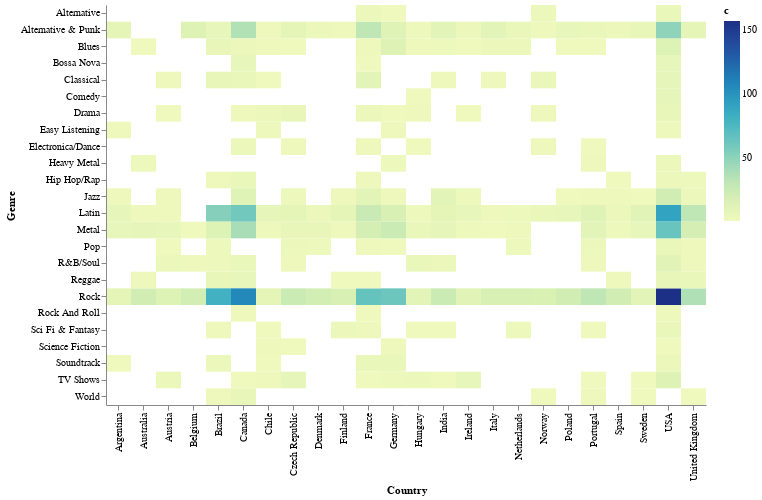

This figure's notebook cell:
### Markdown cell above
#### heatmap
Another example using heatmap to show which genre is most popular in each country.

### Code cell
%VEGA-LITE rect_category_heatmap.vl.json 
select i.BillingCountry as Country, g.name as Genre, count(1) as c
from invoice i 
    inner join InvoiceLine il on i.InvoiceId=il.InvoiceId 
    inner join track t on t.TrackId=il.TrackId 
    inner join genre g on g.GenreId=t.GenreId
group by 1,2

### Figure 1 — Vega-Lite specification as saved in the notebook (floating-point values rounded to 4 significant figures; data arrays with more than 128 entries replaced by an {"elided": "..."} marker saying what was removed)
{"$schema": "https://vega.github.io/schema/vega-lite/v4.json", "config": {"view": {"stroke": "transparent"}}, "data": {"values": {"elided": "237 records"}}, "encoding": {"color": {"field": "c", "type": "quantitative"}, "x": {"field": "Country", "type": "nominal"}, "y": {"field": "Genre", "type": "nominal"}}, "height": 400, "mark": "rect", "width": 600}
